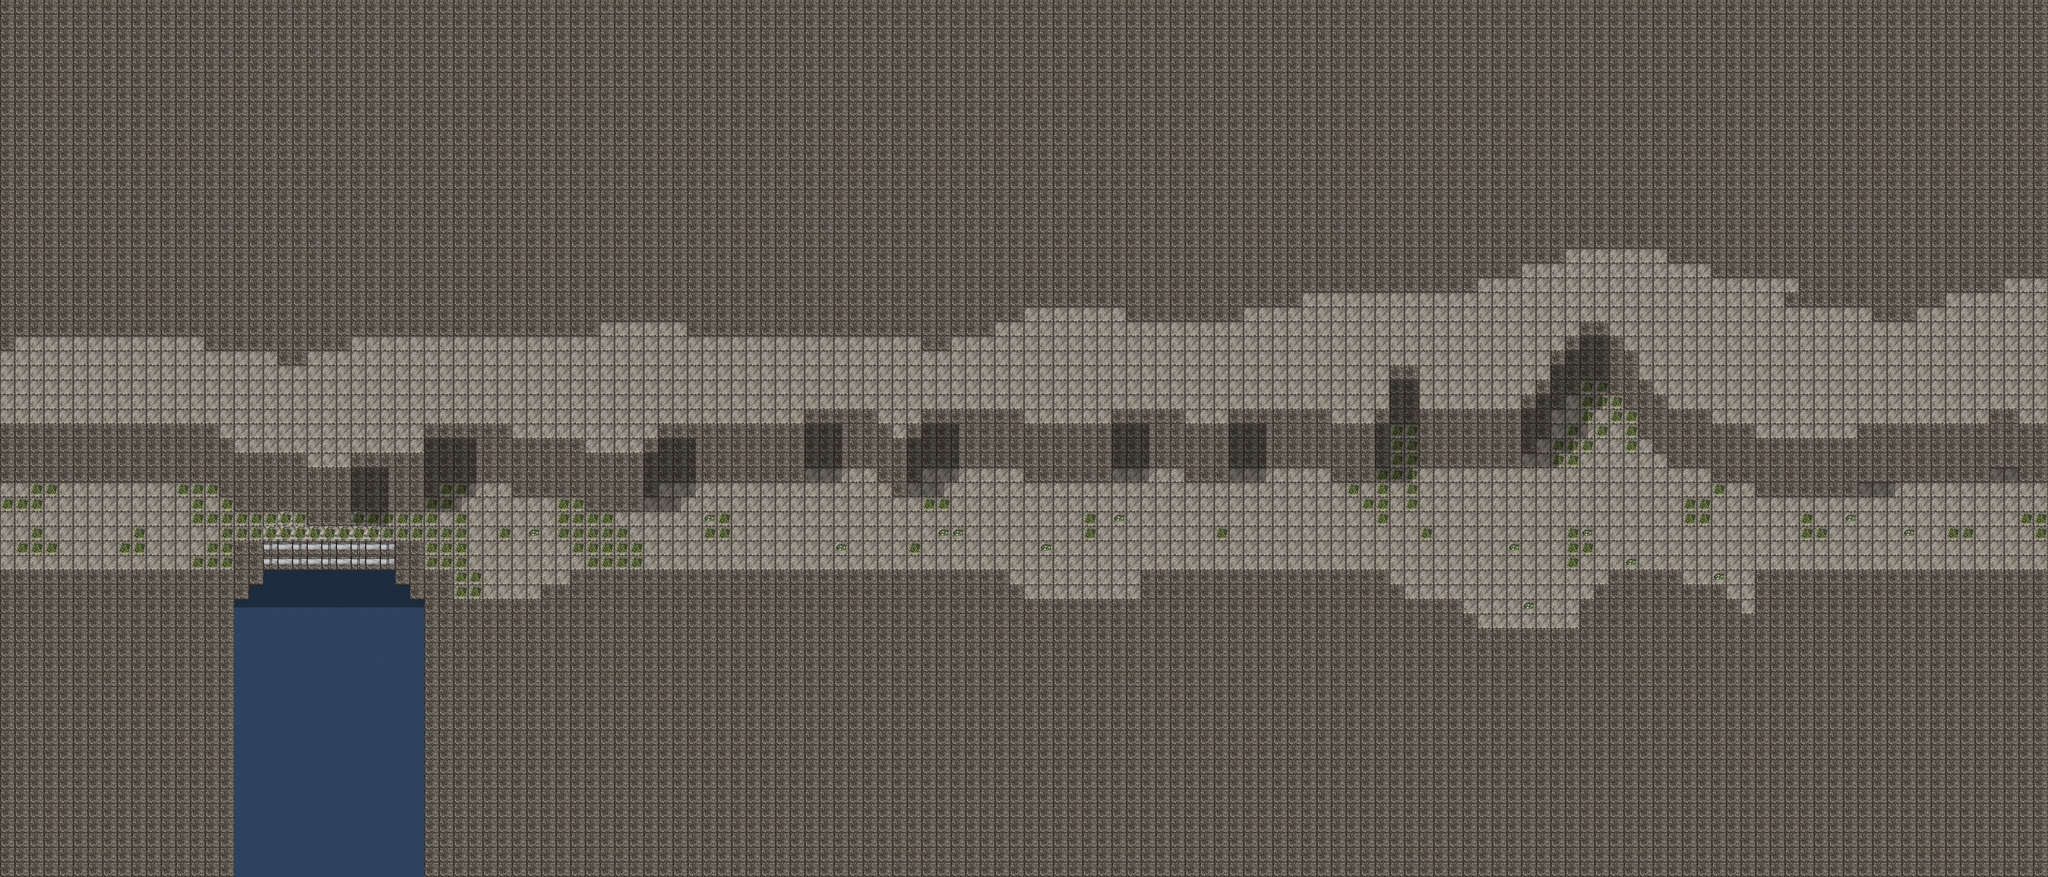

A 2D game scene composited from a Tiled map and its tileset images. What follows is a short description and the map's XML, with each tile layer's data collapsed to a summary:
An orthogonal 140x60 tile map with 36x36 px tiles, 6 tile layers (Collisions, Ground Layer 1, Ground Layer 2, Ground Layer 3, ...), 2 tilesets.

<map version="1.0" orientation="orthogonal" width="140" height="60" tilewidth="36" tileheight="36">
 <tileset firstgid="1" name="Tileset A" tilewidth="36" tileheight="36">
  <image source="../../Images/Tilesets/Tileset A.png" trans="ffffff" width="252" height="684" />
 </tileset>
 <tileset firstgid="134" name="Tileset B" tilewidth="36" tileheight="36">
  <image source="../../Images/Tilesets/Tileset B.png" trans="ffffff" width="216" height="576" />
 </tileset>
 <layer name="Collisions" width="140" height="60">
  <data>[8400 cells, 7464 non-empty, 1 distinct tile ids]</data>
 </layer>
 <layer name="Ground Layer 1" width="140" height="60">
  <data>[8400 cells, 4301 non-empty, 4 distinct tile ids]</data>
 </layer>
 <layer name="Ground Layer 2" width="140" height="60">
  <data>[8400 cells, 4745 non-empty, 4 distinct tile ids]</data>
 </layer>
 <layer name="Ground Layer 3" width="140" height="60">
  <data>[8400 cells, 18 non-empty, 2 distinct tile ids]</data>
 </layer>
 <layer name="Above Player" width="140" height="60">
  <data>[8400 cells, 282 non-empty, 1 distinct tile ids]</data>
 </layer>
 <layer name="Shadows" width="140" height="60" opacity="0.35">
  <data>[8400 cells, 196 non-empty, 4 distinct tile ids]</data>
 </layer>
</map>
